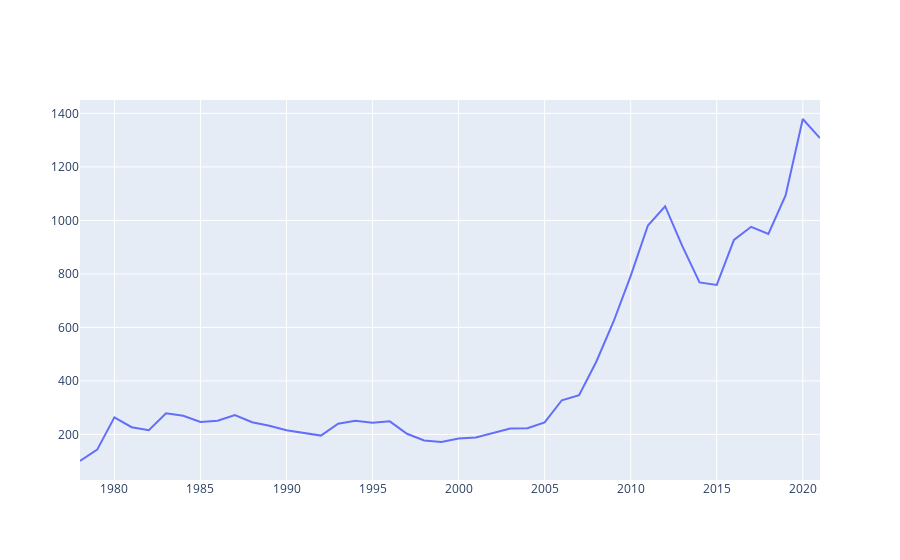

Here is the notebook cell this chart was saved with:
### Code cell
fig = go.Figure([go.Scatter(x=annual['Date'], y=annual['GBP'])])
fig.show()
